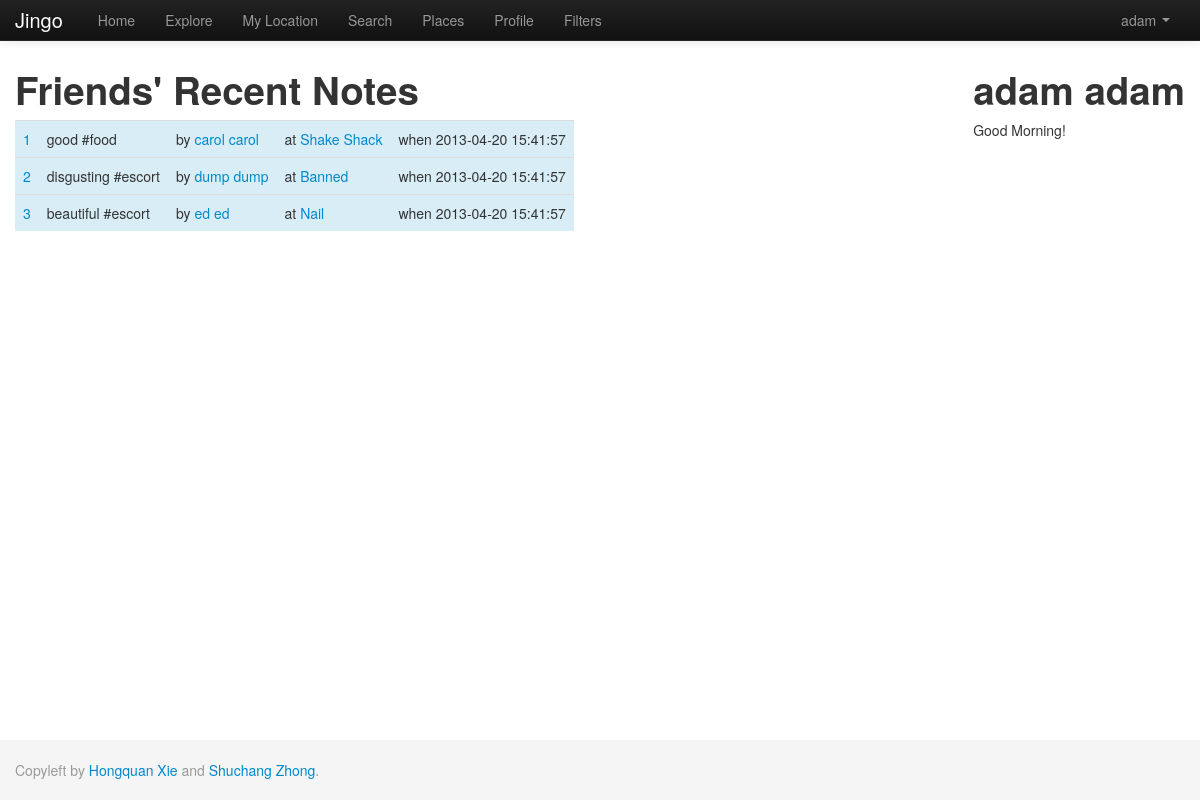
The app's page /index.php/home (signed in) with its own data.
### tables this page shows
CREATE TABLE IF NOT EXISTS `note` (
  `nid` int(11) NOT NULL AUTO_INCREMENT,
  `uid` int(11) DEFAULT NULL,
  `pid` int(11) DEFAULT NULL,
  `text_body` varchar(1000) DEFAULT NULL,
  `keyword` varchar(200) DEFAULT NULL,
  `dt_inserted` datetime DEFAULT NULL,
  `dt_edited` timestamp NOT NULL DEFAULT CURRENT_TIMESTAMP,
  `active` tinyint(1) NOT NULL DEFAULT '1',
  `s_from` datetime DEFAULT '0000-00-00 00:00:00',
  `s_to` datetime DEFAULT '0000-00-00 00:00:00',
  `repeat_flag` tinyint(1) DEFAULT '0',
  `sunday` tinyint(1) DEFAULT '0',
  `monday` tinyint(1) DEFAULT '0',
  `tuesday` tinyint(1) DEFAULT '0',
  `wednesday` tinyint(1) DEFAULT '0',
  `thursday` tinyint(1) DEFAULT '0',
  `friday` tinyint(1) DEFAULT '0',
  `saturday` tinyint(1) DEFAULT '0',
  `public` tinyint(1) NOT NULL,
  PRIMARY KEY (`nid`)
);

CREATE TABLE IF NOT EXISTS `user` (
  `uid` int(11) NOT NULL AUTO_INCREMENT,
  `uname` varchar(50) NOT NULL,
  `email` varchar(50) NOT NULL,
  `password` varchar(50) NOT NULL,
  `dt_inserted` datetime NOT NULL,
  `dt_edited` timestamp NOT NULL DEFAULT '0000-00-00 00:00:00' ON UPDATE CURRENT_TIMESTAMP,
  `first_name` varchar(50) NOT NULL,
  `last_name` varchar(50) NOT NULL,
  `gender` tinyint(1) DEFAULT NULL,
  `photo` varchar(100) DEFAULT NULL,
  `description` varchar(1000) NOT NULL,
  `last_latitude` float NOT NULL DEFAULT '0',
  `last_longitude` float NOT NULL DEFAULT '0',
  `current_state` varchar(50) NOT NULL,
  `active` tinyint(1) NOT NULL DEFAULT '1',
  PRIMARY KEY (`uid`),
  UNIQUE KEY `email` (`email`,`uname`)
);

CREATE TABLE IF NOT EXISTS `place` (
  `pid` int(11) NOT NULL AUTO_INCREMENT,
  `pname` varchar(100) DEFAULT NULL,
  `latitude` float DEFAULT NULL,
  `longitude` float DEFAULT NULL,
  `dt_inserted` datetime NOT NULL,
  `dt_edited` timestamp NOT NULL DEFAULT CURRENT_TIMESTAMP,
  `active` tinyint(1) NOT NULL DEFAULT '1',
  PRIMARY KEY (`pid`)
);

### application/controllers/home.php (called while the page is built, shortened)
<?php
class Home extends CI_Controller{
    public function index(){
        $user = $_SESSION['user'];
        $this->load->model('Note');
        $note         = $this->Note->getFriendRecentNote($user['uid']);
        $data['note'] = $note;
        $this->load->view('home', $data);
        $this->load->view('footer');
    }
    public function __construct(){
        $this->load->helper('view_helper');
        $this->load->view('header');
    }
}
?>

### index.php (called while the page is built, shortened)
<?php
require_once BASEPATH.'core/CodeIgniter.php';

### application/models/note.php (called while the page is built, shortened)
<?php
class Note extends CI_Model {
	function getFriendRecentNote($uid){
		$this->db->select('text_body,keyword,nid,note.uid as note_uid,note.pid as note_pid,note.dt_inserted as note_inserted,pname,user.first_name as first_name,user.last_name as last_name');
		$this->db->from('note');
		$this->db->join('follow', 'note.uid = follow.followed_user');
		$this->db->join('place', 'place.pid = note.pid');
		$this->db->join('user','user.uid=note.uid');
		$this->db->where('follow.current_u',$uid);
		$this->db->order_by("note.dt_inserted", "desc");
		$query = $this->db->get();
		return $query->result_array();
	}
}

### application/views/home.php (the view, shortened to what this page needs)
<div style='width=75%; float:left;'>
<h1>Friends' Recent Notes</h1>
<table class="table table-hover">
	<?php
	$index = 1;
		foreach($note as $row){
    ?>
	<tr class="info">
	    <td><a href="home/note?nid=<?php echo $row['nid'];?>"><?php echo $index;$index+=1; ?></a></td>
	    <td><?php echo $row['text_body']." #".$row['keyword']; ?></td>
	    <td>by <a href="home/user?uid=<?php echo $row['note_uid']?>"><?php echo $row['first_name'].' '.$row['last_name']; ?></a></td>
	    <td>at <a href="home/place?pid=<?php echo $row['note_pid']?>"><?php echo $row['pname']; ?></a></td>
		<td>when <?php echo $row['note_inserted']; ?></td>
	  </tr>
	<?php
    }
	?>
</table>
</div>
<div style='width=25%; float:right;'>
	<h1><?php echo $_SESSION['user']['first_name']." ".$_SESSION['user']['last_name'];?></h1>
	<div>
	<?php
	$currentHour =  date("G");
    if 	($currentHour>=21 or $currentHour<6) {
    	echo 'Good Night!';
    } else if ($currentHour>=6 and $currentHour<12) {
    	echo 'Good Morning!';
    } else if ($currentHour>=12 and $currentHour<17) {
    	echo 'Good Afternoon!';
    } else if ($currentHour>=17 and $currentHour<21) {
    	echo 'Good evening!';
    }
	?>
	</div>
</div>

### records on screen
note: text_body "good", keyword "food", uid.first_name "carol", uid.last_name "carol", pid.pname "Shake Shack", dt_inserted "2013-04-20 15:41:57"
note: text_body "disgusting", keyword "escort", uid.first_name "dump", uid.last_name "dump", pid.pname "Banned", dt_inserted "2013-04-20 15:41:57"
note: text_body "beautiful", keyword "escort", uid.first_name "ed", uid.last_name "ed", pid.pname "Nail", dt_inserted "2013-04-20 15:41:57"

### other values on screen
$_SESSION['user']['uname'] "adam"
$_SESSION['user']['first_name'] "adam"
$_SESSION['user']['last_name'] "adam"
